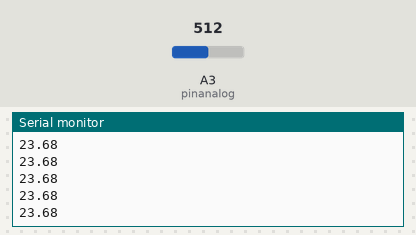
This sketch was run on a simulated Arduino Uno, built with avr-gcc and run on an emulated ATmega328P. Shown: the last lines printed to the serial monitor. Inputs (shaded band) come from the test bench; at power-on: A3 (pinanalog) = 512.

Above: at 1.2 s.
1.3 s: A3 (pinanalog) set to 716
At 1.8 s:
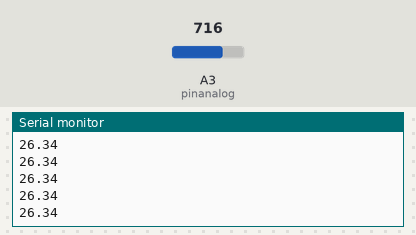
2.8 s: A3 (pinanalog) set to 900
At 3.7 s:
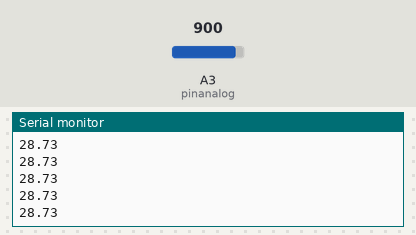
Timing chart, 0 to 5.8 s (numbered marks = the images above; inputs shaded):
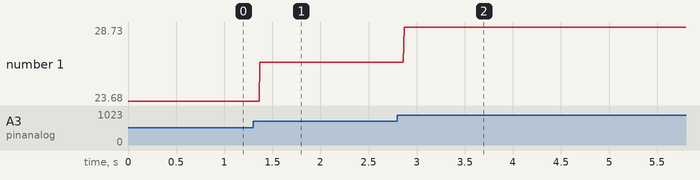

Measured:
- after the input at 1.3 s, the serial monitor: prints a new line after 0.07 s (image 1)
- after the input at 2.8 s, the serial monitor: prints a new line after 0.07 s (image 2)
- plotted number 1: 23.68 → 26.34 after the input at 1.3 s, 26.34 → 28.73 after the input at 2.8 s

The sketch:

exercici22.ino
```cpp
int pinanalog = 3;
double analog_data = 0;
double temp = 0;

void setup () {
  Serial.begin(9600);
}

void loop () {
  analog_data = analogRead(pinanalog);
  temp = (analog_data*0.013)+17.027;
  Serial.println(temp);
}
```
